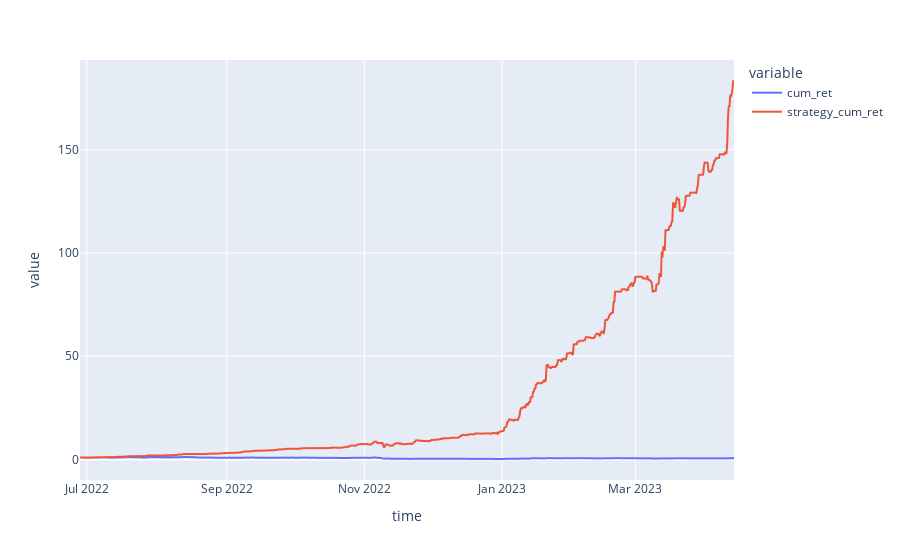

Notebook code cell kept with this figure:
### Markdown cell above
# backtest

### Code cell
import plotly.express as px

def backtest(features_test, target_test):
    backtest = pd.DataFrame()
    backtest['returns'] = features_test.returns
    backtest['target'] = target_test
    backtest['pred'] = y_pred
    backtest['pred_proba'] = y_pred_proba[:,0]

    backtest['cum_ret'] = (1 + backtest['returns']).cumprod()

    backtest['strategy'] = backtest['returns']*backtest['pred']
    backtest['strategy_cum_ret'] = (1 + backtest['strategy']).cumprod()
    
    #backtest[['cum_ret', 'strategy_cum_ret']].plot(figsize = (15, 10))
    fig = px.line(backtest[['cum_ret', 'strategy_cum_ret']])
    fig.show()
    
    return backtest

bt = backtest(features_test, target_test)

### Figure 1 — Plotly figure (JSON) as saved in the notebook; plotly's stock layout.template omitted (floating-point values rounded to 4 significant figures; data arrays with more than 128 entries replaced by an {"elided": "..."} marker saying what was removed)
{"data": [{"hovertemplate": "variable=cum_ret<br>time=%{x}<br>value=%{y}<extra></extra>", "legendgroup": "cum_ret", "line": {"color": "#636efa", "dash": "solid"}, "mode": "lines", "name": "cum_ret", "showlegend": true, "type": "scattergl", "x": {"elided": "870 str values"}, "xaxis": "x", "y": {"elided": "870 float values"}, "yaxis": "y"}, {"hovertemplate": "variable=strategy_cum_ret<br>time=%{x}<br>value=%{y}<extra></extra>", "legendgroup": "strategy_cum_ret", "line": {"color": "#EF553B", "dash": "solid"}, "mode": "lines", "name": "strategy_cum_ret", "showlegend": true, "type": "scattergl", "x": {"elided": "870 str values"}, "xaxis": "x", "y": {"elided": "870 float values"}, "yaxis": "y"}], "layout": {"legend": {"title": {"text": "variable"}, "tracegroupgap": 0}, "margin": {"t": 60}, "xaxis": {"anchor": "y", "domain": [0, 1], "title": {"text": "time"}}, "yaxis": {"anchor": "x", "domain": [0, 1], "title": {"text": "value"}}}}
